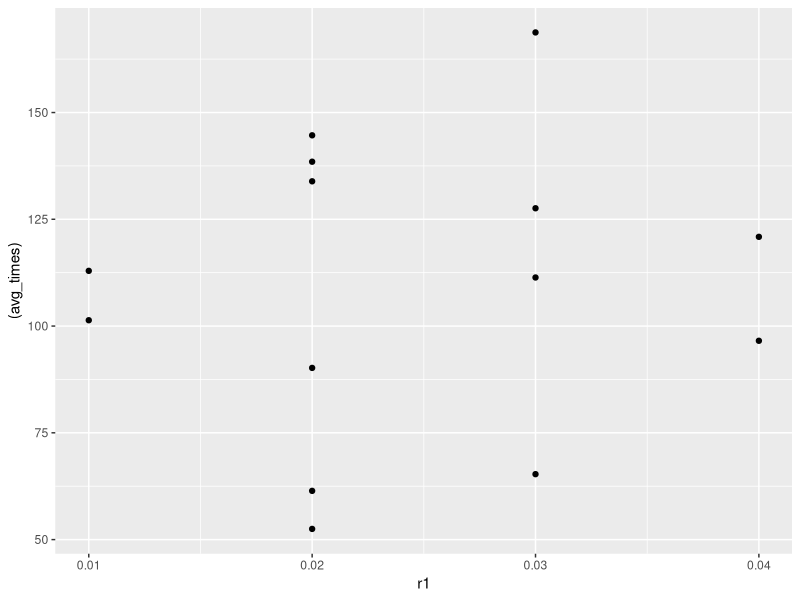
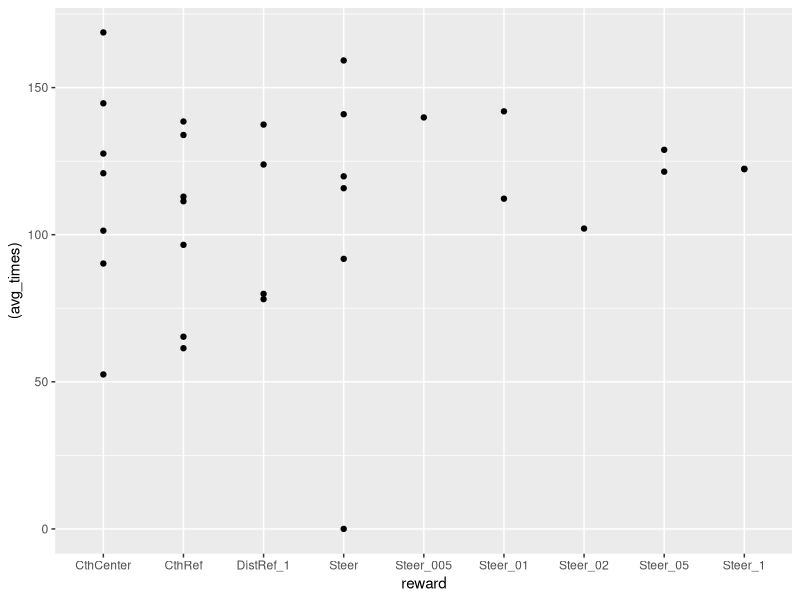

Write R code to recreate these figures, in order. (Note: this script raises an error after producing the figures.)
test_data = read.csv("DataTable.csv")

library(reshape2)
library(ggplot2)
library(dplyr)

test_data %>%
   filter(reward=="CthRef" | reward=="CthCenter")%>%
 # filter(reward=="CthCenter")%>%
  select(avg_times, success_rate, test_number, r1, reward) %>%
  ggplot(aes(x=r1, y=(avg_times)))+
  geom_point()

test_data %>%
  filter(EvalName=="reward_1"|EvalName=="reward")%>%
  select(avg_times, success_rate, test_number, reward) %>%
  ggplot(aes(x=reward, y=(avg_times)))+
  geom_point()

test_data %>%
  filter(EvalName=="reward_1"||reward=="CthCenter")%>%
  select(avg_times, success_rate, test_number, reward) %>%
  ggplot(aes(x=reward, y=(avg_times)))+
  geom_point()
# ylim(380, 720)


test_data %>%
  filter(EvalName=="PaperTest")%>%
  filter(sss_reward_scale==1)%>%
  filter(kernel_reward=="Magnitude"|kernel_reward=="Constant")%>%
  select(avg_times, success_rate, test_number, reward, kernel_reward, sss_reward_scale, test_number) %>%
  ggplot(aes(x=kernel_reward, y=(avg_times), color=test_number))+
  geom_boxplot()+
  geom_point()

